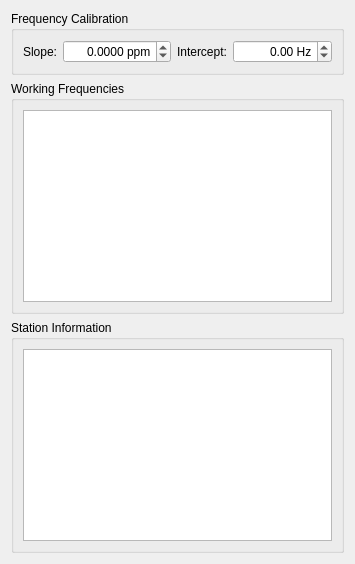
     <widget class="QWidget" name="frequencies_tab">
      <attribute name="title">
       <string>Frequencies</string>
      </attribute>
      <attribute name="toolTip">
       <string>Default frequencies and band specific station details setup</string>
      </attribute>
      <layout class="QVBoxLayout" name="verticalLayout_10">
       <item>
        <widget class="QGroupBox" name="groupBox_3">
         <property name="toolTip">
          <string>&lt;html&gt;&lt;head/&gt;&lt;body&gt;&lt;p&gt;See &amp;quot;Frequency Calibration&amp;quot; in the WSJT-X User Guide for details of how to determine these parameters for your radio.&lt;/p&gt;&lt;/body&gt;&lt;/html&gt;</string>
         </property>
         <property name="title">
          <string>Frequency Calibration</string>
         </property>
         <layout class="QHBoxLayout" name="horizontalLayout_6">
          <item>
           <layout class="QFormLayout" name="formLayout_7">
            <item row="0" column="0">
             <widget class="QLabel" name="label_8">
              <property name="text">
               <string>Slope:</string>
              </property>
              <property name="buddy">
               <cstring>calibration_slope_ppm_spin_box</cstring>
              </property>
             </widget>
            </item>
            <item row="0" column="1">
             <widget class="QDoubleSpinBox" name="calibration_slope_ppm_spin_box">
              <property name="alignment">
               <set>Qt::AlignRight|Qt::AlignTrailing|Qt::AlignVCenter</set>
              </property>
              <property name="suffix">
               <string> ppm</string>
              </property>
              <property name="decimals">
               <number>4</number>
              </property>
              <property name="minimum">
               <double>-999.999900000000025</double>
              </property>
              <property name="maximum">
               <double>999.999900000000025</double>
              </property>
              <property name="singleStep">
               <double>0.100000000000000</double>
              </property>
              <property name="value">
               <double>0.000000000000000</double>
              </property>
             </widget>
            </item>
           </layout>
          </item>
          <item>
           <layout class="QFormLayout" name="formLayout_14">
            <item row="0" column="0">
             <widget class="QLabel" name="label_7">
              <property name="text">
               <string>Intercept:</string>
              </property>
              <property name="buddy">
               <cstring>calibration_intercept_spin_box</cstring>
              </property>
             </widget>
            </item>
            <item row="0" column="1">
             <widget class="QDoubleSpinBox" name="calibration_intercept_spin_box">
              <property name="alignment">
               <set>Qt::AlignRight|Qt::AlignTrailing|Qt::AlignVCenter</set>
              </property>
              <property name="suffix">
               <string> Hz</string>
              </property>
              <property name="decimals">
               <number>2</number>
              </property>
              <property name="minimum">
               <double>-99999.990000000005239</double>
              </property>
              <property name="maximum">
               <double>99999.990000000005239</double>
              </property>
              <property name="singleStep">
               <double>0.100000000000000</double>
              </property>
             </widget>
            </item>
           </layout>
          </item>
          <item>
           <spacer name="horizontalSpacer_4">
            <property name="orientation">
             <enum>Qt::Horizontal</enum>
            </property>
            <property name="sizeHint" stdset="0">
             <size>
              <width>0</width>
              <height>0</height>
             </size>
            </property>
           </spacer>
          </item>
         </layout>
        </widget>
       </item>
       <item>
        <widget class="QGroupBox" name="groupBox">
         <property name="title">
          <string>Working Frequencies</string>
         </property>
         <layout class="QHBoxLayout" name="horizontalLayout">
          <item>
           <widget class="QTableView" name="frequencies_table_view">
            <property name="sizePolicy">
             <sizepolicy hsizetype="Expanding" vsizetype="Expanding">
              <horstretch>1</horstretch>
              <verstretch>0</verstretch>
             </sizepolicy>
            </property>
            <property name="contextMenuPolicy">
             <enum>Qt::ActionsContextMenu</enum>
            </property>
            <property name="toolTip">
             <string>&lt;html&gt;&lt;head/&gt;&lt;body&gt;&lt;p&gt;Right click to maintain the working frequencies list.&lt;/p&gt;&lt;/body&gt;&lt;/html&gt;</string>
            </property>
            <property name="dragDropMode">
             <enum>QAbstractItemView::DragOnly</enum>
            </property>
            <property name="alternatingRowColors">
             <bool>true</bool>
            </property>
            <property name="selectionBehavior">
             <enum>QAbstractItemView::SelectRows</enum>
            </property>
            <property name="sortingEnabled">
             <bool>true</bool>
            </property>
            <attribute name="horizontalHeaderStretchLastSection">
             <bool>true</bool>
            </attribute>
            <attribute name="verticalHeaderVisible">
             <bool>false</bool>
            </attribute>
           </widget>
          </item>
         </layout>
        </widget>
       </item>
       <item>
        <widget class="QGroupBox" name="groupBox_2">
         <property name="title">
          <string>Station Information</string>
         </property>
         <layout class="QHBoxLayout" name="horizontalLayout_3">
          <item>
           <widget class="QTableView" name="stations_table_view">
            <property name="contextMenuPolicy">
             <enum>Qt::ActionsContextMenu</enum>
            </property>
            <property name="acceptDrops">
             <bool>true</bool>
            </property>
            <property name="toolTip">
             <string>Items may be edited.
Right click for insert and delete options.</string>
            </property>
            <property name="dragEnabled">
             <bool>true</bool>
            </property>
            <property name="dragDropOverwriteMode">
             <bool>true</bool>
            </property>
            <property name="dragDropMode">
             <enum>QAbstractItemView::DragDrop</enum>
            </property>
            <property name="defaultDropAction">
             <enum>Qt::MoveAction</enum>
            </property>
            <property name="alternatingRowColors">
             <bool>true</bool>
            </property>
            <property name="selectionMode">
             <enum>QAbstractItemView::ExtendedSelection</enum>
            </property>
            <property name="selectionBehavior">
             <enum>QAbstractItemView::SelectRows</enum>
            </property>
            <property name="sortingEnabled">
             <bool>true</bool>
            </property>
            <property name="wordWrap">
             <bool>true</bool>
            </property>
            <attribute name="horizontalHeaderCascadingSectionResizes">
             <bool>true</bool>
            </attribute>
            <attribute name="horizontalHeaderStretchLastSection">
             <bool>true</bool>
            </attribute>
            <attribute name="verticalHeaderVisible">
             <bool>false</bool>
            </attribute>
           </widget>
          </item>
         </layout>
        </widget>
       </item>
      </layout>
     </widget>
